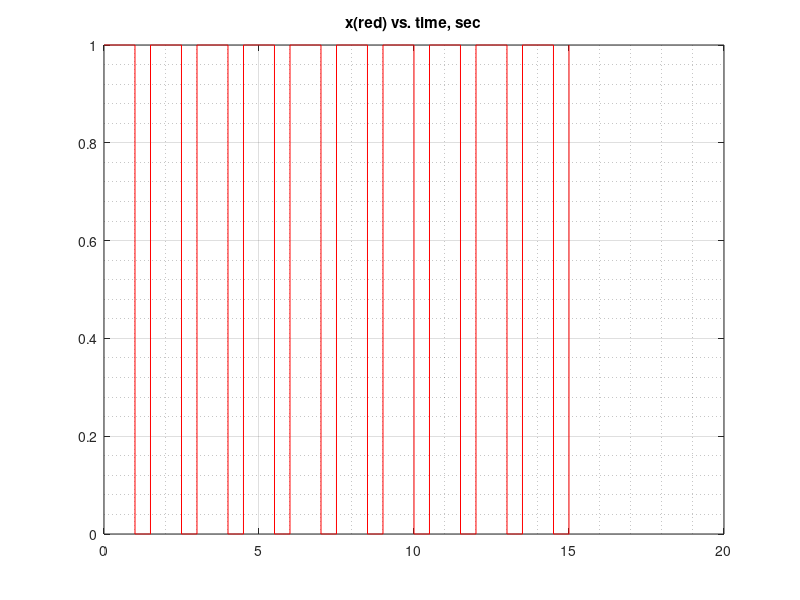

MATLAB code for this plot:
fileID = fopen('gpio_polling_result.txt','r');
formatSpec = '%d %d';
sizeA = [2 Inf];
A = fscanf(fileID,formatSpec,sizeA);
fclose(fileID);
n=size(A);
t=A(1,1:n(2))/1000;
x=A(2,1:n(2));
figure()
plot(t,x,'r-')
title('x(red) vs. time, sec')
grid on;
grid minor; 